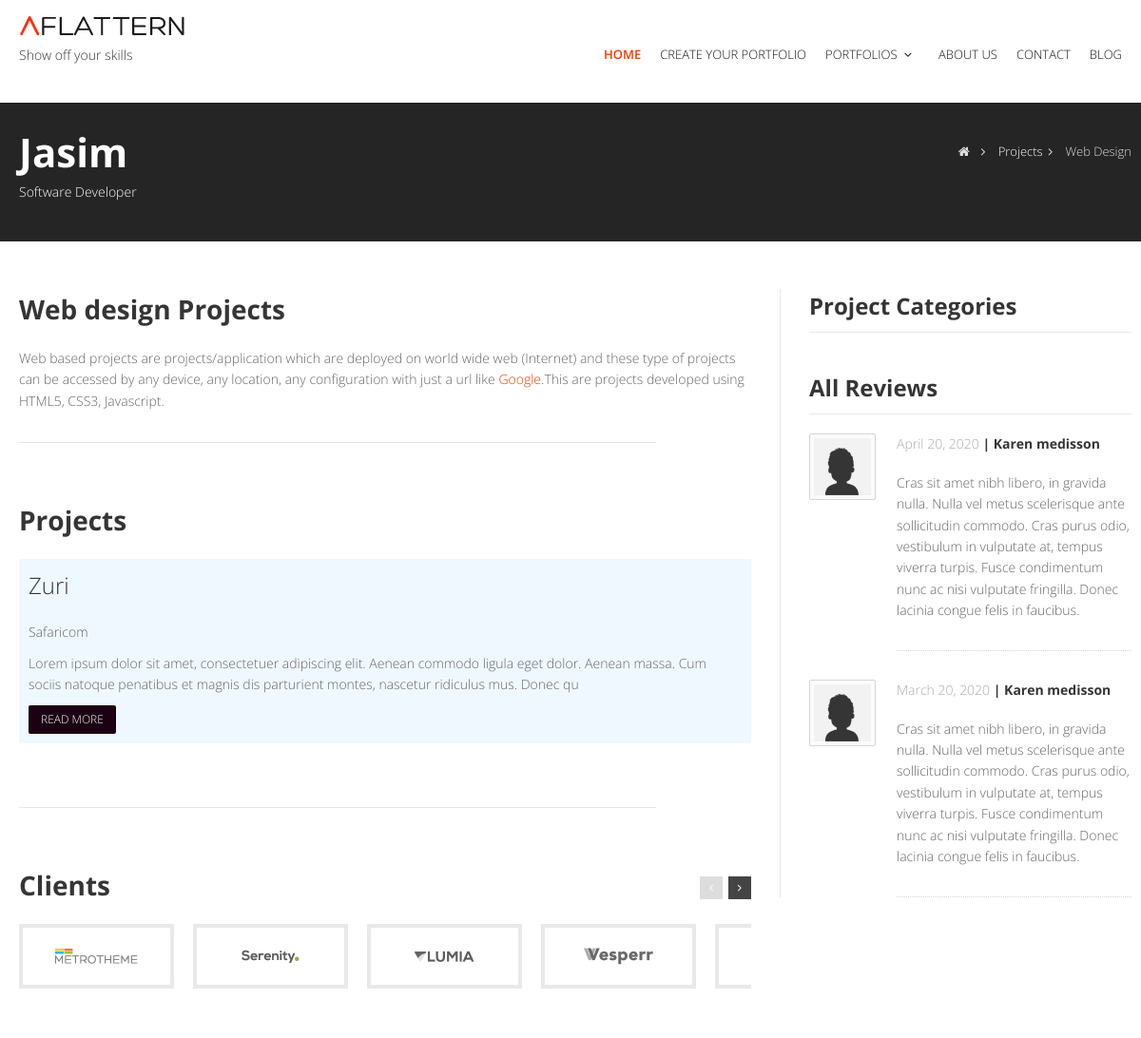
The app's page /category/1/ (upper part), older data.
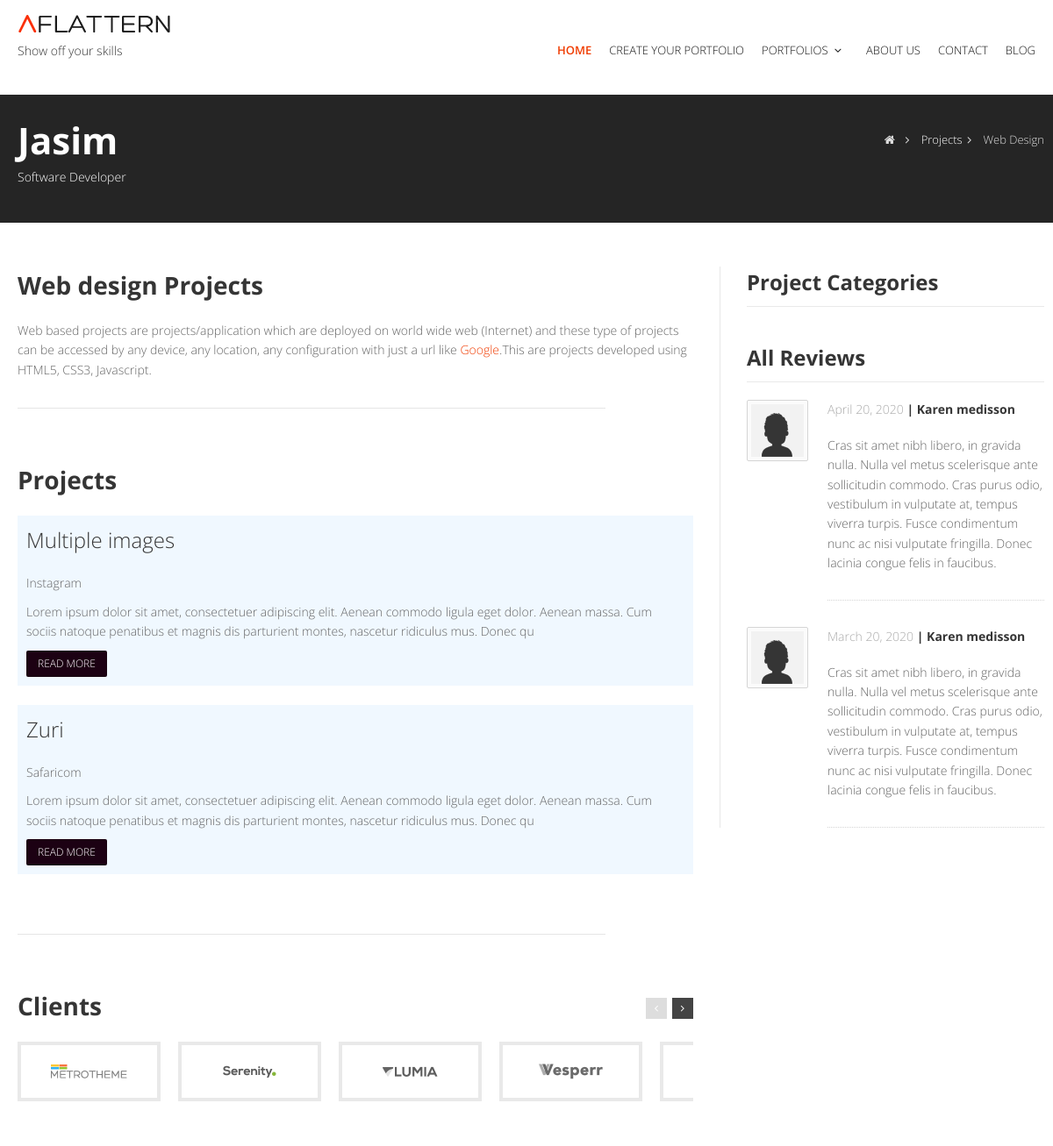
The same page, newer data.
### jasim/models.py (models this page shows, shortened)
class Project(models.Model):
    added_by = models.ForeignKey(
        MyUser, on_delete=models.CASCADE, null=True, related_name="projects")
    category = models.ForeignKey(
        Category, on_delete=models.CASCADE, null=True, related_name='categories')
    title = models.CharField(max_length=100)
    description = models.TextField()
    created_on = models.DateField()
    duration = models.CharField(max_length=100)
    client_website = models.CharField(max_length=100)
    client_name = models.CharField(max_length=100)
    client_email = models.CharField(max_length=100)
    project_url = models.CharField(max_length=100)
    class Meta:
        ordering = ['-created_on']

### jasim/views.py (the view)
# urls.py: path('category/<int:pk>/', views.CategoryList.as_view(), name = 'category'),
class CategoryList(ListView):
    model = Project
    template_name = 'category.html'
    def get_queryset(self):
        return Project.objects.filter(category_id=self.kwargs.get('pk'))

### jasim/templates/category.html (shortened to what the changed rows need)
{% extends 'base.html' %}
{% load static %}
{% block content %}
<section id="inner-headline">
    <div class="container">
      <div class="row">
        <div class="span4">
          <div class="inner-heading">
            <h2><b>Jasim</b></h2>
          </div>
        </div>
      </div>
    </div>
  </section>
  <section id="content">
    <div class="container">
      <div class="row">
        <div class="span8">
          <article>
            <br>
              {% if project_list%}
              {% for project in project_list %}
              <div class="card-body" style="background-color: aliceblue; padding: 10px;">
                <h5  class="card-title">{{ project.title }}</a></h5>
                <p class=" text-muted">{{project.client_name}}</p>
                <p class="card-text ">{{project.description|slice:":200"}}</p>
                <a href="{% url 'detail' project.id %}" class="btn btn-primary">Read More</a>
            </div>
            <br>
            {% endfor %}
            {% else %}
            <h4>There are no projects for this category</h4>
            {% endif %}
          </article>
        </div>
      </div>
    </div>
  </section>
{% endblock %}

Row changes from the older to the newer data that the page shows:
added Project: title "Multiple images", client_name "Instagram", description "Lorem ipsum dolor sit amet, consectetuer adipiscing elit. Aenean commodo ligula eget dolor. Aenean massa. Cum sociis natoque penatibus et magnis dis parturient montes, nascetur ridiculus mus. Donec qu"
